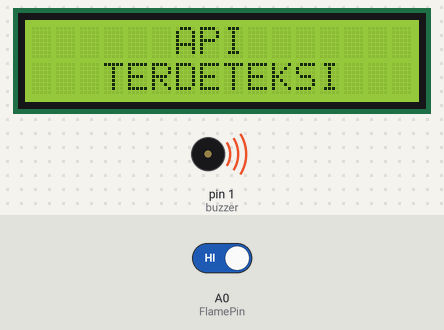
Bench run of a sketch on a simulated Arduino Uno, built with avr-gcc and run on an emulated ATmega328P. Shown: 16×2 character LCD, buzzer (waves = sounding, pin HIGH). Inputs (shaded band) come from the test bench; at power-on: A0 (FlamePin) HIGH.

Above: at 1.97 s.
2.3 s: A0 (FlamePin) driven LOW
At 3.8 s:
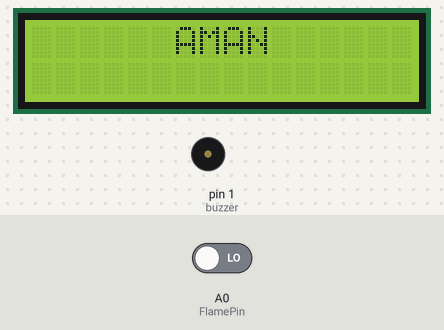
4.1 s: A0 (FlamePin) driven HIGH
At 4.39 s:
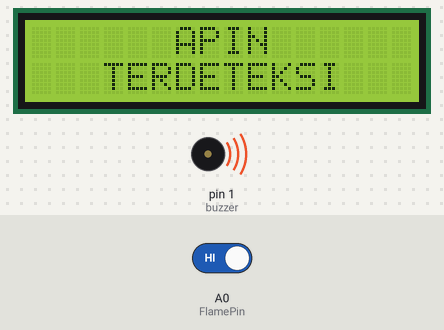
Timing chart, 0 to 7.1 s (numbered marks = the images above; inputs shaded):
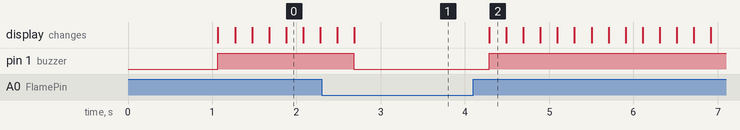

Measured:
- after the input at 2.3 s, pin 1 (buzzer): HIGH → LOW after 0.38 s; the display: first differs from a run without the input after 0.38 s (image 1)
- after the input at 4.1 s, pin 1 (buzzer): LOW → HIGH after 0.19 s; the display: changes after 0.19 s (image 2)

The sketch:

Program_Flame_Sensor.ino
```cpp
//Import LCD Library
#include <LiquidCrystal.h>
LiquidCrystal lcd(7, 6, 5, 4, 3, 2);

//variable
#define FlamePin A0
const int buzzer = 1;


void setup() {
  //define pin
  lcd.begin(16, 2);
  pinMode(FlamePin, INPUT_PULLUP);
  pinMode(buzzer, OUTPUT);

  //pertama kali menyala
  lcd.setCursor(5, 0);
  lcd.print("FLAME");
  lcd.setCursor(4, 1);
  lcd.print("SENSOR");
  delay(1000);
  lcd.clear();
}

void loop() {
int Flame = digitalRead(FlamePin);

if (Flame==HIGH) {
  digitalWrite(buzzer, HIGH);
  lcd.setCursor(6, 0);
  lcd.print("API");
  lcd.setCursor(3, 1);
  lcd.print("TERDETEKSI");

  delay(200);
  lcd.clear();
  delay(200);
  }


else {
  digitalWrite(buzzer, LOW);
  lcd.setCursor(6, 0);
  lcd.print("AMAN");
  delay(200);
  }

}
```
